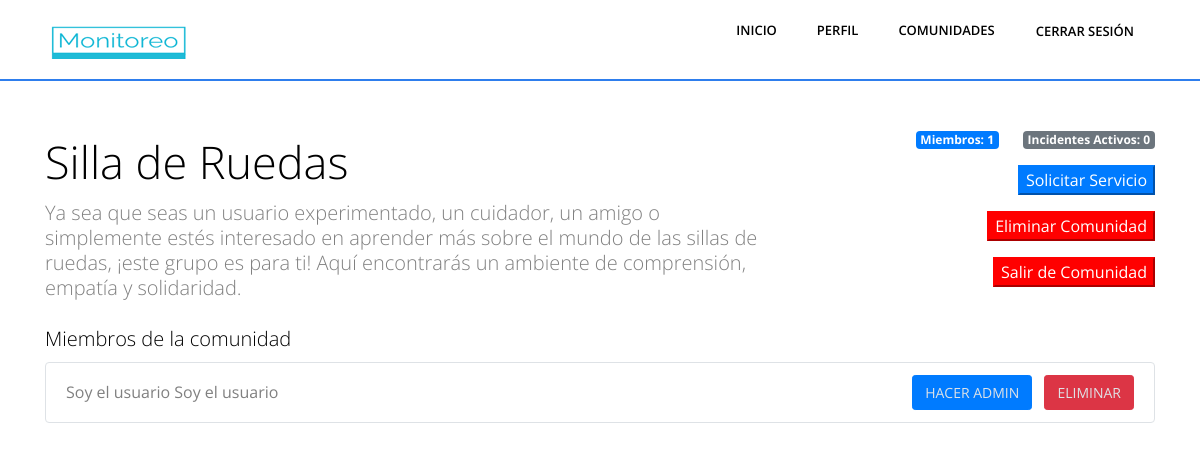
Page /administrar-comunidad/1 (signed in) on the earlier database version.
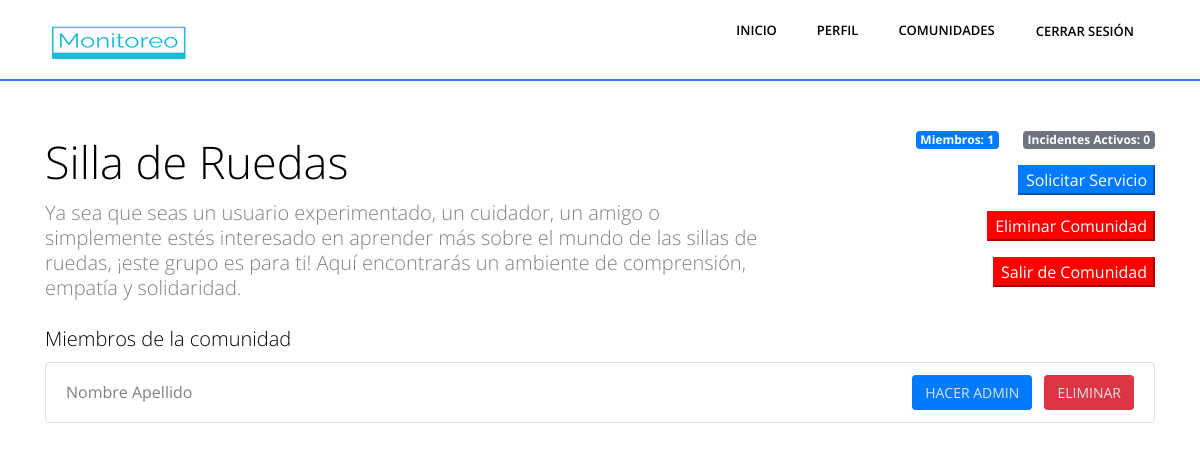
Same page on the later database version.
### Aplicaciones/Monitoreo/models.py (models this page shows, shortened)
class ComunidadPerfil(models.Model):
    comunidad = models.ForeignKey(Comunidad, on_delete=models.CASCADE)
    perfil = models.ForeignKey('Perfil', on_delete=models.CASCADE)
    esAdmin = models.BooleanField(default=False)
    """ observador, un miembro de la comunidad no afectado por la tematica de la comunidad (usuarios silla de rueda) """
    observador = models.BooleanField(default=True)

class Perfil(models.Model):
    user = models.OneToOneField(User, on_delete=models.CASCADE)
    nombre = models.CharField(max_length=100)
    apellido = models.CharField(max_length=100)
    email = models.CharField(max_length=100, blank=True, null=True)
    direccion = models.CharField(max_length=100, blank=True, null=True)
    departamento = models.CharField(max_length=100, blank=True, null=True)
    comunidades = models.ManyToManyField(Comunidad, through=ComunidadPerfil, related_name='comunidades', blank=True)
    lineas = models.ManyToManyField(LineaTransporte, through=LineaPerfil, related_name='lineas', blank=True)
    profile_picture = models.ImageField(upload_to='profile_pics/', blank=True, null=True)
    ultima_latitud = models.FloatField(null=True, blank=True)
    ultima_longitud = models.FloatField(null=True, blank=True)

### Aplicaciones/Monitoreo/views.py (the view, shortened to what this page needs)
# urls.py: path('administrar-comunidad/<int:id_comunidad>', views.administrar_comunidad, name='administrar_comunidad'),
def administrar_comunidad(request, id_comunidad):
    admin = User.objects.get(is_superuser=True)
    perfil = Perfil.objects.get(user=request.user)
    perfil = Perfil.objects.get(user=request.user)
    comunidad_perfiles = ComunidadPerfil.objects.filter(comunidad=id_comunidad).exclude(perfil=perfil)
    cantidad_miembros = comunidad_perfiles.count()
    group_names = requestGroups(request)
    comunidad = get_object_or_404(Comunidad, pk=id_comunidad)
    categorias = Categoria.objects.all()
    form = SolicitudServicio()
    context = { 'comunidad_perfiles': comunidad_perfiles,
               'form': form,
               'id_comunidad': id_comunidad,
               'comunidad':comunidad,
               'groups':group_names,
               'cantidad_miembros':cantidad_miembros,
               'categorias':categorias
               }
    return render(request, 'administrar_comunidad.html', context)

### Aplicaciones/Monitoreo/views.py (called while the page is built)
def requestGroups(request):
    user = request.user
    user_groups = user.groups.all()
    group_names = [group.name for group in user_groups]
    return group_names

### Aplicaciones/Monitoreo/templates/administrar_comunidad.html (shortened to what this page needs)
{% load static %}
<html lang="es">
<head>
</head>
<body>
    {% include 'fragments/head.html' %}
        <body class="body-wrapper" data-spy="scroll" data-target=".privacy-nav">
            {% include 'fragments/header.html' %}
      <div class="container mt-5">
        <div class="row">
          <div class="col-md-8">
            <h1>{{ comunidad.nombre }}</h1>
            <p class="lead">{{ comunidad.descripcion }}</p>
          </div>
          <div class="col-md-4">
            <div class="d-flex justify-content-end">
              <div class="mr-4">
                <span class="badge badge-primary">Miembros: {{ cantidad_miembros}}</span>
              </div>
              <div>
                <span class="badge badge-secondary">Incidentes Activos: 0</span>
              </div>
              </div>
              <div class="d-flex justify-content-end mt-3">
                <button type="button" class=" btn-primary" data-toggle="modal" data-target="#popupServicio">Solicitar Servicio</button>
              </div>
              <div class="d-flex justify-content-end mt-3">
                <button type="button" class=" btn-primary" data-toggle="modal" data-target="#popupEliminar" style="background-color: red;border-color: red;">Eliminar Comunidad</button>
              </div>
              {% if comunidad_perfiles %}
              <div class="d-flex justify-content-end mt-3">
                <a href="{% url 'salir_comunidad' comunidad_id=comunidad.id  pag_redirect='mis_comunidades' tipo='admin' %}"><button type="button" class=" btn-primary" style="background-color: red;border-color: red;">Salir de Comunidad</button></a>
              </div>
              {% endif %}
          </div>
        </div>
        <br>
        <h3>Miembros de la comunidad</h3>
        <ul class="list-group member-list">
            {% for miembro in comunidad_perfiles %}
            {% if miembro.esAdmin %}
          <li class="list-group-item d-flex justify-content-between align-items-center">
            <span>{{ miembro.perfil.nombre }} {{ miembro.perfil.apellido }} <em><strong>ADMINISTRADOR</strong></em></span>
            <div>
                <a href="{% url 'sacar_admin' perfil_id=miembro.perfil.id  comunidad_id=comunidad.id %}"><button class="btn btn-sm btn-admin mr-2">Sacar Admin</button></a>
                <a href="{% url 'eliminar_miembro' perfil_id=miembro.perfil.id  comunidad_id=comunidad.id %}"><button class="btn btn-sm btn-delete">Eliminar</button></a>
            </div>
          </li>
          {% else %}
          <li class="list-group-item d-flex justify-content-between align-items-center">
            <span>{{ miembro.perfil.nombre }} {{ miembro.perfil.apellido }}</span>
            <div>
                <a href="{% url 'designar_admin' perfil_id=miembro.perfil.id  comunidad_id=comunidad.id %}"><button class="btn btn-sm btn-admin mr-2">Hacer Admin</button></a>
              <a href="{% url 'eliminar_miembro' perfil_id=miembro.perfil.id  comunidad_id=comunidad.id %}"><button class="btn btn-sm btn-delete">Eliminar</button></a>
            </div>
          </li>
          {% endif %}
          {% endfor %}
        </ul>
      </div>
</body>
</html>

Differences in the rows shown:
removed ComunidadPerfil: perfil.nombre "Soy el usuario", perfil.apellido "Soy el usuario"
added ComunidadPerfil: perfil.nombre "Nombre", perfil.apellido "Apellido"
